Frame 1 (no input): blank canvas, image omitted
Frame 60 (the mouse pressed at the canvas centre just before this capture): blank canvas, image omitted
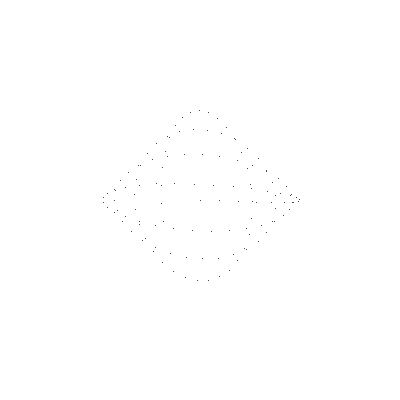
Frame 120 (the mouse held since frame 60 and released just before this capture)

The Processing sketch whose frames 1 and 60 were blank and that drew this single picture after the mouse press (run headless with seeded random() and noise(); from frame 60 on, the mouse is pressed at the canvas centre):

// Processing sketch: woah
// ── woah.pde

float x;
float y;
float t;
float A;



void setup(){
  size(400,400);
  background(255);
  stroke(0);
  frameRate(9001);
}

void draw(){
  A = 100;
  
  
  x = 200 + A*sin(t*20)*cos(t);
  y = 200 + A*cos(t*20)*sin(t);
  
  point(x,y);
 
  t+=0.01;
}
